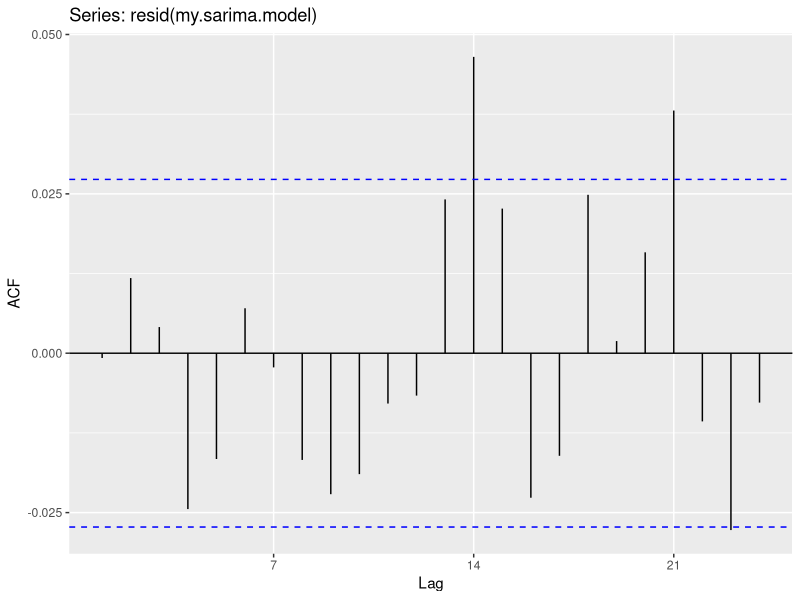
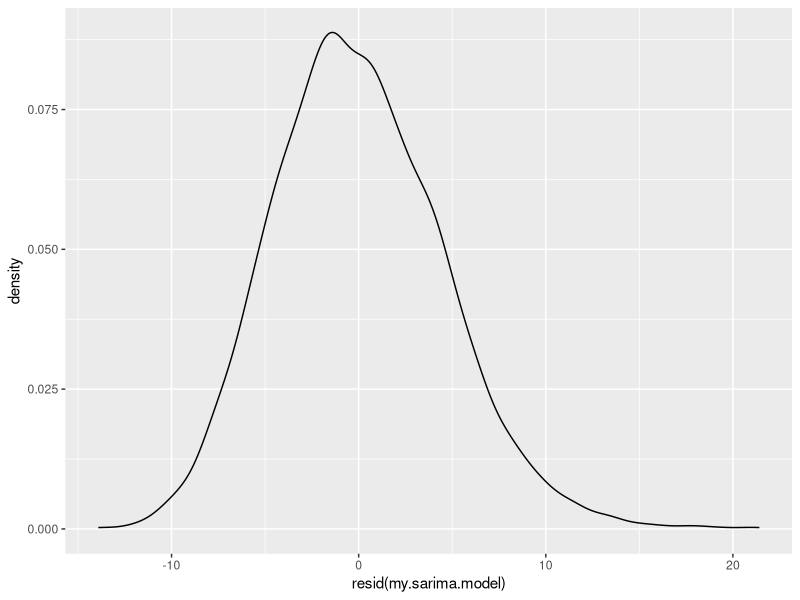

The R script that drew these images, in order:
## ---- chunk 1
library(tidyverse)
library(ggplot2)
library(dplyr)
library(gridExtra)
library(vroom)
library(MASS)
library(nlme)
library(car)
library(multcomp)
library(forecast)

crime <- vroom("crime_prediction_tool/final_data.csv")
## ---- chunk 2
# Get the columns from crime
colnames(crime)
# Only keep 'Date', 'Total'
crime <- crime %>% dplyr::select(1,41)
# Convert Date to a date
crime$Date <- as.Date(crime$Date)
# Create a time series object
my.ts <- ts(crime$Total, frequency=7)
auto.arima(my.ts, max.p=2, max.q=2, max.P=1, max.Q=1, max.d=1, max.D=1, ic="aic", stepwise=FALSE)
## ---- chunk 3
my.sarima.model <- Arima(my.ts, order=c(1,1,1), seasonal=c(1,0,0))

# Independence - ACF of decorrelated residuals
ggAcf(resid(my.sarima.model), lag.max=24)

# Normality - Histogram of decorrelated residuals
ggplot()+ 
  geom_density(mapping=aes(x=resid(my.sarima.model)))
## ---- chunk 4
# Reload the data
crime <- vroom("crime_prediction_tool/final_data.csv")
# Fit a linear model to the data
lm_model <- lm(Total ~ ., data=crime)
# Check variable importance
summary(lm_model)
## ---- chunk 5
